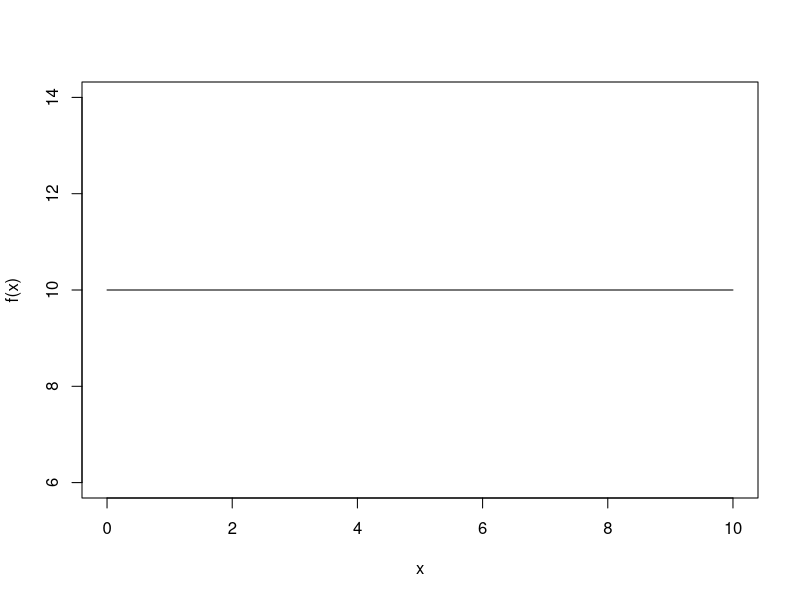
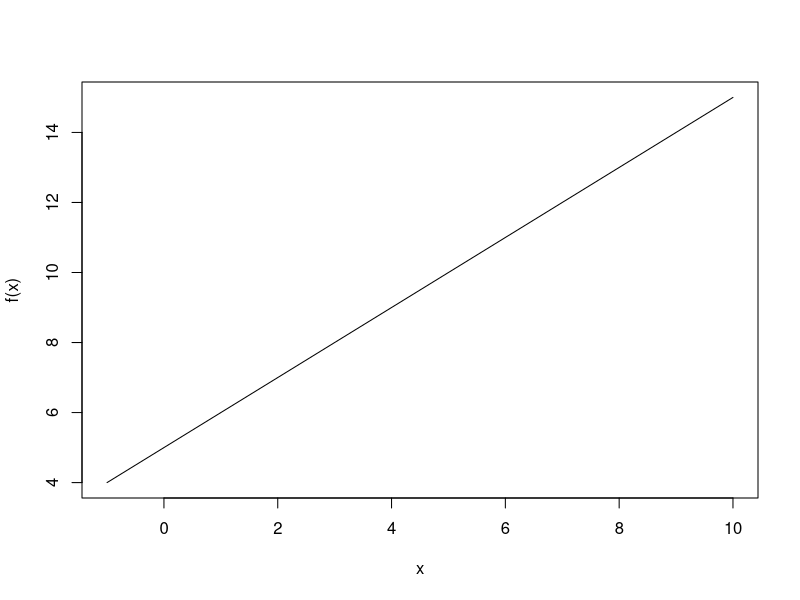
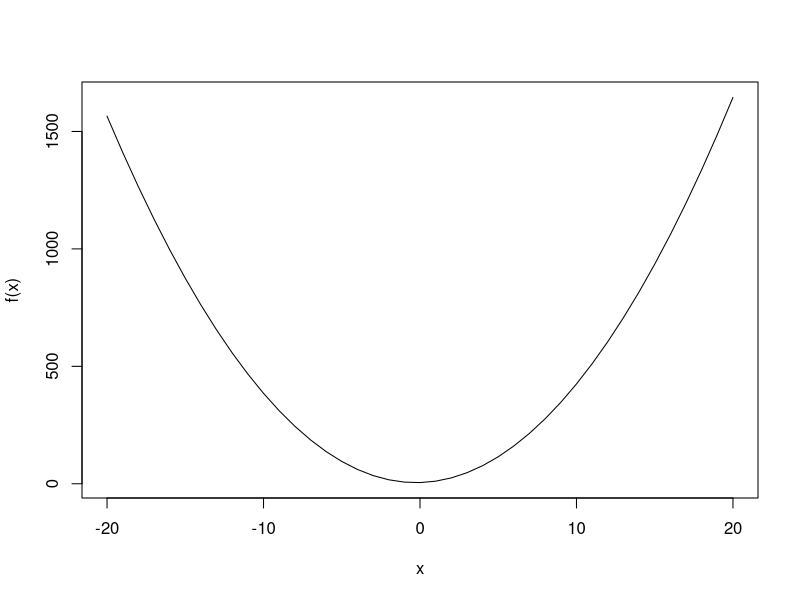
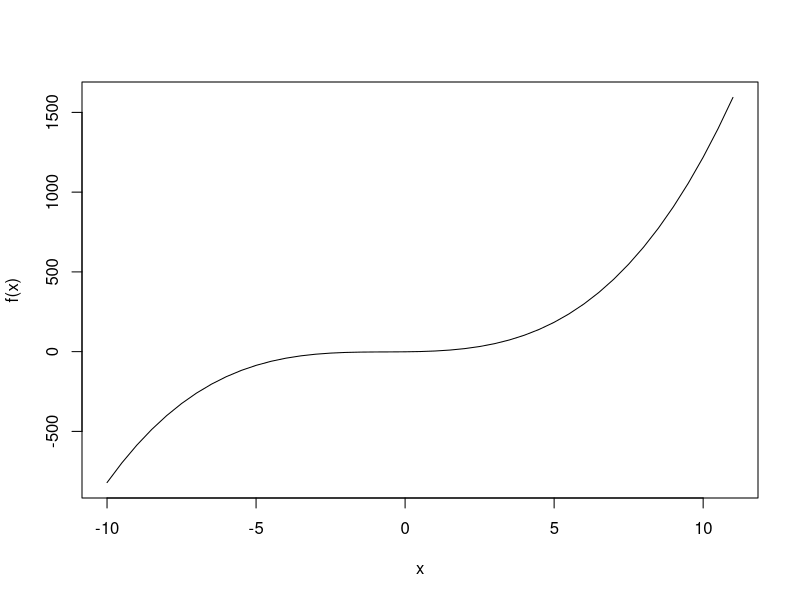
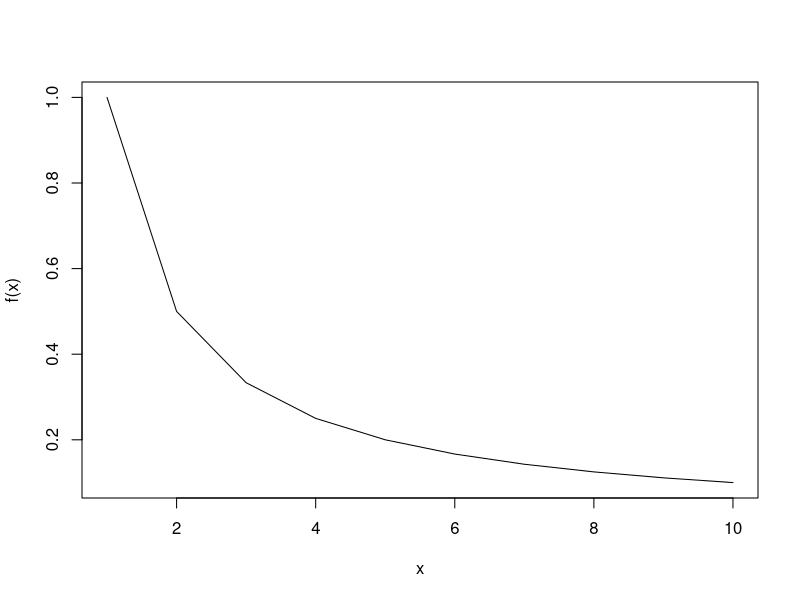

Recreate these plots in R, in order.
# Home Assignment
# Exercise



# Constant Function
f <- function(x){
  fx <- 10
  return (fx)
}


input <- 0:10
plot( input ,
      sapply(input , f),
      type="l", xlab = "x" , ylab = "f(x)")


# Linear Function
f<- function(x){
  fx <- 1*x+5
  return(fx)
}

input <- -1:10
plot(input , 
     sapply(input, f),
     type="l", xlab = "x", ylab = "f(x)")


# Quadratic Function
f <- function(x){
  fx <- 4*x^2 + 2*x + 5
  return(fx)
}

input <- -20:20
plot(input,
     sapply(input, f), 
     type = "l", 
     xlab = "x", 
     ylab = "f(x)")


# Polnomial Function
f <- function(x){
  fx <- x^3 + 2*x^2 + 2*x -1
  return(fx)
}

input <- seq(-10 , 11 , 0.5)
plot(input, 
     sapply(input, f), 
     type = "l", 
     xlab = "x", 
     ylab = "f(x)")


# Rational Function
f <- function(x){
  fx <- 1/x
  return (fx)
}

input <- seq(1,10,1.0)
plot(input,
     sapply(input, f), 
     type = "l", 
     xlab = "x", 
     ylab = "f(x)")
